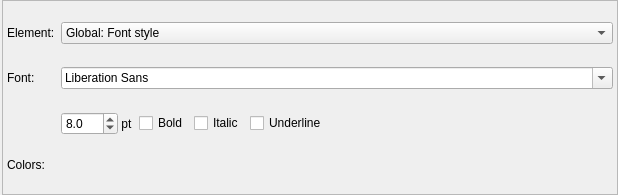
<?xml version="1.0" encoding="UTF-8"?>
<ui version="4.0">
 <class>AppearanceConfigWidget</class>
 <widget class="QWidget" name="AppearanceConfigWidget">
  <property name="geometry">
   <rect>
    <x>0</x>
    <y>0</y>
    <width>618</width>
    <height>195</height>
   </rect>
  </property>
  <property name="windowTitle">
   <string>Form</string>
  </property>
  <layout class="QGridLayout" name="gridLayout_2">
   <property name="leftMargin">
    <number>2</number>
   </property>
   <property name="topMargin">
    <number>0</number>
   </property>
   <property name="rightMargin">
    <number>0</number>
   </property>
   <property name="bottomMargin">
    <number>0</number>
   </property>
   <item row="0" column="0">
    <widget class="QFrame" name="appearance_frm">
     <property name="frameShape">
      <enum>QFrame::StyledPanel</enum>
     </property>
     <property name="frameShadow">
      <enum>QFrame::Raised</enum>
     </property>
     <layout class="QGridLayout" name="gridLayout">
      <property name="leftMargin">
       <number>4</number>
      </property>
      <property name="topMargin">
       <number>4</number>
      </property>
      <property name="rightMargin">
       <number>4</number>
      </property>
      <property name="bottomMargin">
       <number>4</number>
      </property>
      <item row="0" column="0">
       <widget class="QLabel" name="element_lbl">
        <property name="sizePolicy">
         <sizepolicy hsizetype="Preferred" vsizetype="Fixed">
          <horstretch>0</horstretch>
          <verstretch>0</verstretch>
         </sizepolicy>
        </property>
        <property name="text">
         <string>Element:</string>
        </property>
       </widget>
      </item>
      <item row="0" column="1" colspan="4">
       <widget class="QComboBox" name="element_cmb">
        <item>
         <property name="text">
          <string>Global: Font style</string>
         </property>
        </item>
        <item>
         <property name="text">
          <string>Global: Constraints descriptor</string>
         </property>
        </item>
        <item>
         <property name="text">
          <string>Global: Object selection</string>
         </property>
        </item>
        <item>
         <property name="text">
          <string>Global: Position hint text</string>
         </property>
        </item>
        <item>
         <property name="text">
          <string>Global: Position hint box</string>
         </property>
        </item>
        <item>
         <property name="text">
          <string>Global: Objects type</string>
         </property>
        </item>
        <item>
         <property name="text">
          <string>Global: Lock arc</string>
         </property>
        </item>
        <item>
         <property name="text">
          <string>Global: Lock body</string>
         </property>
        </item>
        <item>
         <property name="text">
          <string>Table: Schema name</string>
         </property>
        </item>
        <item>
         <property name="text">
          <string>Table: Name</string>
         </property>
        </item>
        <item>
         <property name="text">
          <string>Table: Columns box</string>
         </property>
        </item>
        <item>
         <property name="text">
          <string>Table: Extended attributes box</string>
         </property>
        </item>
        <item>
         <property name="text">
          <string>Table: Title box</string>
         </property>
        </item>
        <item>
         <property name="text">
          <string>Table: Attributes toggler buttons</string>
         </property>
        </item>
        <item>
         <property name="text">
          <string>Table: Attributes toggler box</string>
         </property>
        </item>
        <item>
         <property name="text">
          <string>Rule: Name</string>
         </property>
        </item>
        <item>
         <property name="text">
          <string>Rule: Descriptor</string>
         </property>
        </item>
        <item>
         <property name="text">
          <string>Index: Name</string>
         </property>
        </item>
        <item>
         <property name="text">
          <string>Index: Descriptor</string>
         </property>
        </item>
        <item>
         <property name="text">
          <string>Trigger: Name</string>
         </property>
        </item>
        <item>
         <property name="text">
          <string>Trigger: Descriptor</string>
         </property>
        </item>
        <item>
         <property name="text">
          <string>Constraint: Name</string>
         </property>
        </item>
        <item>
         <property name="text">
          <string>Constraint: Descriptor</string>
         </property>
        </item>
        <item>
         <property name="text">
          <string>Policy: Name</string>
         </property>
        </item>
        <item>
         <property name="text">
          <string>Policy: Descriptor</string>
         </property>
        </item>
        <item>
         <property name="text">
          <string>View: Schema name</string>
         </property>
        </item>
        <item>
         <property name="text">
          <string>View: Name</string>
         </property>
        </item>
        <item>
         <property name="text">
          <string>View: References box</string>
         </property>
        </item>
        <item>
         <property name="text">
          <string>View: Extended attributes box</string>
         </property>
        </item>
        <item>
         <property name="text">
          <string>View: Title box</string>
         </property>
        </item>
        <item>
         <property name="text">
          <string>View: Table / columns alias</string>
         </property>
        </item>
        <item>
         <property name="text">
          <string>View: Referenced column</string>
         </property>
        </item>
        <item>
         <property name="text">
          <string>View: Referenced table</string>
         </property>
        </item>
        <item>
         <property name="text">
          <string>View: Reference descriptor</string>
         </property>
        </item>
        <item>
         <property name="text">
          <string>View: Attributes toggler buttons</string>
         </property>
        </item>
        <item>
         <property name="text">
          <string>View: Attributes toggler box</string>
         </property>
        </item>
        <item>
         <property name="text">
          <string>Textbox: Body</string>
         </property>
        </item>
        <item>
         <property name="text">
          <string>Column: Column name</string>
         </property>
        </item>
        <item>
         <property name="text">
          <string>Column: Descriptor</string>
         </property>
        </item>
        <item>
         <property name="text">
          <string>Column: Included / Inherited by relationship</string>
         </property>
        </item>
        <item>
         <property name="text">
          <string>Column: Protected</string>
         </property>
        </item>
        <item>
         <property name="text">
          <string>Column (pk): Name</string>
         </property>
        </item>
        <item>
         <property name="text">
          <string>Column (pk): Descriptor</string>
         </property>
        </item>
        <item>
         <property name="text">
          <string>Column (fk): Name</string>
         </property>
        </item>
        <item>
         <property name="text">
          <string>Column (fk): Descriptor</string>
         </property>
        </item>
        <item>
         <property name="text">
          <string>Column (uq): Name</string>
         </property>
        </item>
        <item>
         <property name="text">
          <string>Column (uq): Descriptor</string>
         </property>
        </item>
        <item>
         <property name="text">
          <string>Column (nn): Name</string>
         </property>
        </item>
        <item>
         <property name="text">
          <string>Column (nn): Descriptor</string>
         </property>
        </item>
        <item>
         <property name="text">
          <string>Relationship: Descriptor</string>
         </property>
        </item>
        <item>
         <property name="text">
          <string>Relationship: Label text</string>
         </property>
        </item>
        <item>
         <property name="text">
          <string>Relationship: Label box</string>
         </property>
        </item>
        <item>
         <property name="text">
          <string>Relationship: Attribute text</string>
         </property>
        </item>
        <item>
         <property name="text">
          <string>Relationship: Attribute descriptor</string>
         </property>
        </item>
        <item>
         <property name="text">
          <string>Tag: Name</string>
         </property>
        </item>
        <item>
         <property name="text">
          <string>Tag: Body</string>
         </property>
        </item>
        <item>
         <property name="text">
          <string>Placeholder: Body</string>
         </property>
        </item>
        <item>
         <property name="text">
          <string>Foreign table: Schema name</string>
         </property>
        </item>
        <item>
         <property name="text">
          <string>Foreign table: Name</string>
         </property>
        </item>
        <item>
         <property name="text">
          <string>Foreign table: Attributes box</string>
         </property>
        </item>
        <item>
         <property name="text">
          <string>Foreign table: Extended attributes box</string>
         </property>
        </item>
        <item>
         <property name="text">
          <string>Foreign table: Title box</string>
         </property>
        </item>
        <item>
         <property name="text">
          <string>Foreign table: Attributes toggler buttons</string>
         </property>
        </item>
        <item>
         <property name="text">
          <string>Foreign table: Attributes toggler box</string>
         </property>
        </item>
       </widget>
      </item>
      <item row="1" column="0">
       <widget class="QLabel" name="font_lbl">
        <property name="sizePolicy">
         <sizepolicy hsizetype="Preferred" vsizetype="Fixed">
          <horstretch>0</horstretch>
          <verstretch>0</verstretch>
         </sizepolicy>
        </property>
        <property name="text">
         <string>Font:</string>
        </property>
       </widget>
      </item>
      <item row="3" column="0">
       <widget class="QLabel" name="colors_lbl">
        <property name="sizePolicy">
         <sizepolicy hsizetype="Fixed" vsizetype="Fixed">
          <horstretch>0</horstretch>
          <verstretch>0</verstretch>
         </sizepolicy>
        </property>
        <property name="text">
         <string>Colors:</string>
        </property>
       </widget>
      </item>
      <item row="1" column="1" colspan="4">
       <widget class="QFontComboBox" name="font_cmb">
        <property name="sizePolicy">
         <sizepolicy hsizetype="Expanding" vsizetype="Fixed">
          <horstretch>0</horstretch>
          <verstretch>0</verstretch>
         </sizepolicy>
        </property>
       </widget>
      </item>
      <item row="2" column="1">
       <layout class="QHBoxLayout" name="horizontalLayout_4">
        <property name="spacing">
         <number>0</number>
        </property>
        <item>
         <widget class="QDoubleSpinBox" name="font_size_spb">
          <property name="decimals">
           <number>1</number>
          </property>
          <property name="minimum">
           <double>5.000000000000000</double>
          </property>
          <property name="maximum">
           <double>100.000000000000000</double>
          </property>
          <property name="singleStep">
           <double>0.500000000000000</double>
          </property>
          <property name="value">
           <double>8.000000000000000</double>
          </property>
         </widget>
        </item>
        <item>
         <widget class="QLabel" name="unity_lbl">
          <property name="text">
           <string> pt</string>
          </property>
         </widget>
        </item>
       </layout>
      </item>
      <item row="2" column="4">
       <widget class="QCheckBox" name="underline_chk">
        <property name="sizePolicy">
         <sizepolicy hsizetype="Expanding" vsizetype="Fixed">
          <horstretch>0</horstretch>
          <verstretch>0</verstretch>
         </sizepolicy>
        </property>
        <property name="text">
         <string>Underline</string>
        </property>
       </widget>
      </item>
      <item row="2" column="3">
       <widget class="QCheckBox" name="italic_chk">
        <property name="sizePolicy">
         <sizepolicy hsizetype="Fixed" vsizetype="Fixed">
          <horstretch>0</horstretch>
          <verstretch>0</verstretch>
         </sizepolicy>
        </property>
        <property name="font">
         <font>
          <weight>50</weight>
          <bold>false</bold>
         </font>
        </property>
        <property name="text">
         <string>Italic</string>
        </property>
       </widget>
      </item>
      <item row="2" column="2">
       <widget class="QCheckBox" name="bold_chk">
        <property name="sizePolicy">
         <sizepolicy hsizetype="Fixed" vsizetype="Fixed">
          <horstretch>0</horstretch>
          <verstretch>0</verstretch>
         </sizepolicy>
        </property>
        <property name="font">
         <font>
          <weight>50</weight>
          <bold>false</bold>
         </font>
        </property>
        <property name="text">
         <string>Bold</string>
        </property>
       </widget>
      </item>
     </layout>
    </widget>
   </item>
  </layout>
 </widget>
 <tabstops>
  <tabstop>element_cmb</tabstop>
  <tabstop>font_cmb</tabstop>
  <tabstop>font_size_spb</tabstop>
  <tabstop>bold_chk</tabstop>
  <tabstop>italic_chk</tabstop>
  <tabstop>underline_chk</tabstop>
 </tabstops>
 <resources/>
 <connections/>
</ui>
